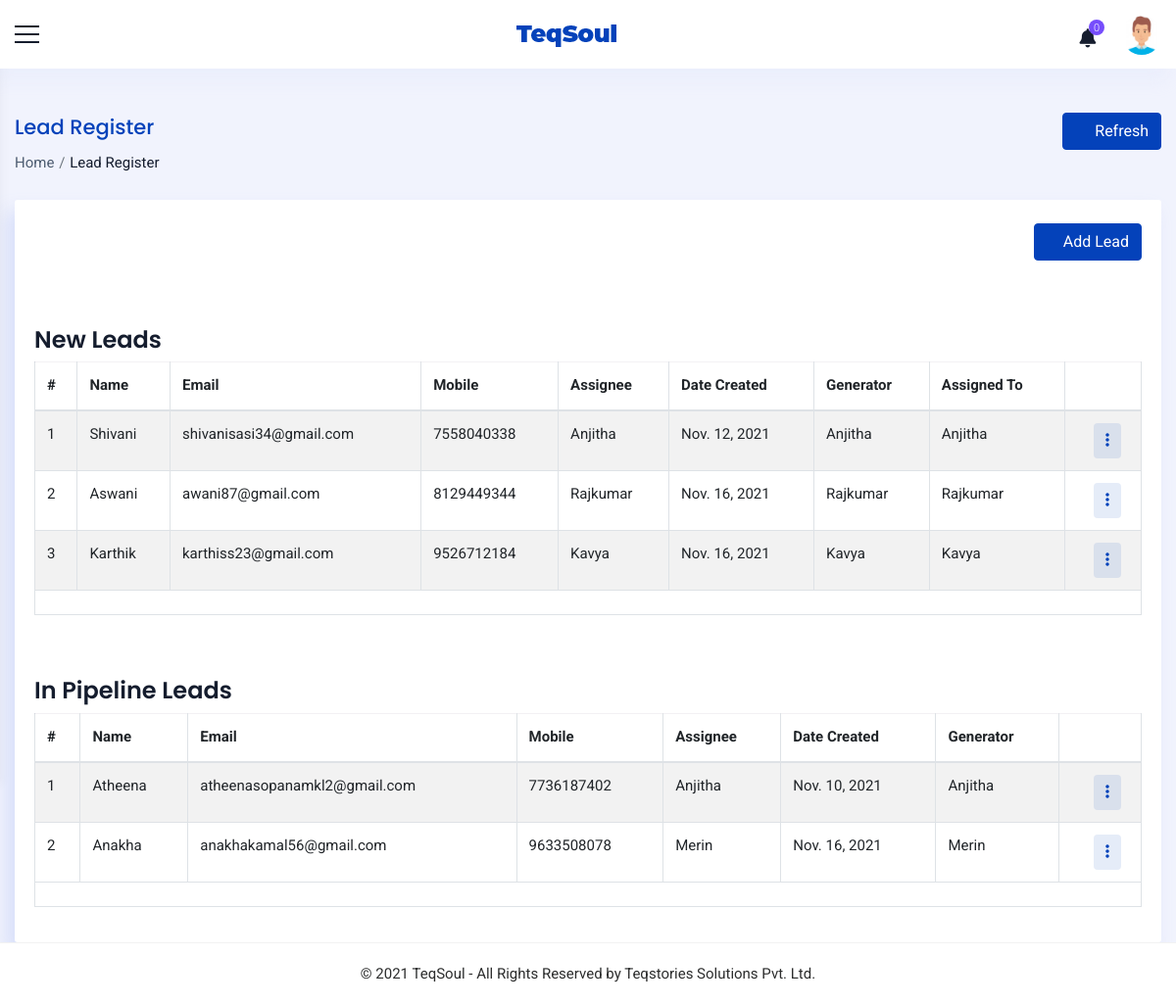
Screenshot of /sales/leads/ (signed in) with the database file from the repository.
### accounts/models.py (models this page shows, shortened)
class Staff(models.Model):
    value= (
    ('1', 'Operations'),
    ('2', 'Sales'),
    ('3', 'Trainer'),
    ('4', 'Admin'),
    ('5', 'Operations Manager'),
    ('6', 'Sales Manager'),
    ('7', 'Trainer Manager'),
    )
    user = models.OneToOneField(User,on_delete=models.CASCADE,null=True,blank=True)
    name = models.CharField(max_length=100,null=True, blank=True)
    empid = models.CharField(max_length=100,null=True, blank=True)
    mobile = models.CharField(max_length=10,null=True, blank=True)
    email = models.EmailField(max_length=200,null=True, blank=True)
    sex = models.CharField(max_length=10,null=True,choices=sex_choices, blank=True)
    dob = models.DateField(null=True, blank=True)
    doj = models.DateField(null=True, blank=True)
    blood_group = models.CharField(max_length=100,null=True, blank=True,choices=groups)
    house = models.CharField(max_length=100,null=True, blank=True)
    street =models.CharField(max_length=100,null=True, blank=True)
    street2 =models.CharField(max_length=100,null=True, blank=True)
    city = models.CharField(max_length=100,null=True, blank=True)
    state = models.CharField(max_length=100,null=True,choices=state, blank=True)
    pin = models.CharField(max_length=100,null=True,blank=True)
    stype = models.CharField(max_length=100,null=True,choices=value, blank=True)
    status = models.CharField(max_length=20,choices=(('Active','Active'),('Inactive','Inactive')),default='Active')
    profile_pic = models.ImageField(null=True, blank=True,upload_to='images/dp/',default='accounts/static/images/user3.png')
    facebook = models.CharField(max_length=1000, null=True, blank=True)
    linkedin = models.CharField(max_length=1000, null=True, blank=True)
    instagram = models.CharField(max_length=1000, null=True, blank=True)
    approval = models.BooleanField(null=True, blank=True, default=False)
    def __str__(self):
        return self.name
    class Meta:
        unique_together = [['name']]

class Lead(models.Model):
    name = models.CharField(max_length=100,null=True, blank=True)
    email = models.EmailField(max_length=200,null=True,blank=True)
    mobile = models.CharField(max_length=10,null=True,blank=True)
    sex = models.CharField(max_length=10,null=True,choices=sex_choices,blank=True,default="Male")
    generator = models.ForeignKey(Staff,on_delete=models.CASCADE, blank=True,null=True,related_name='representative')
    assigned_to = models.ForeignKey(Staff,on_delete=models.CASCADE, blank=True,null=True,related_name='assigned_to',limit_choices_to=(Q(stype='2')|Q(stype='6')|Q(stype='4')))
    created_on = models.DateField(null=True, blank=True)
    status = models.CharField(max_length=100,null=True, blank=True,choices=levels,default="New")
    lms = models.BooleanField(default = False)
    approval = models.CharField(max_length=100,null=True, blank=True,choices=approval_choices)
    to_be_approved_by = models.ForeignKey(Staff,on_delete=models.CASCADE, blank=True,null=True)

### accounts/views.py (the view, shortened to what this page needs)
# urls.py: path('sales/leads/',Leads.as_view(),name='view_leads'),
class Leads(View):
    def get(self, request):
        x = SalesOperation(request)
        if x == True:
            staff = Staff.objects.get(user=request.user)
            notify = Notifications(staff)
            count = CountNotifications(notify)
            if staff.stype == '4' or staff.stype == '6':
                new = Lead.objects.filter(status="New")
                pipe = Lead.objects.filter(status="In Pipeline")
            else:
                new = Lead.objects.filter(status="New",assigned_to=staff)
                pipe = Lead.objects.filter(status="In Pipeline",assigned_to=staff)
            page = Pagination(request,new,10)
            pages = Pagination(request,pipe,10)
            form = LeadCreateForm()
            context={'count':count,'notify':notify,'staff':staff,'form':form,'new':page,'pipe':pages}
            return render(request,'sales/leads.html',context)
        else:
            if request.user.is_authenticated:
                return render(request,'messages/common/permission_error.html')
            else:
                return redirect('home')

### accounts/functions.py (called while the page is built)
def Pagination(request,object,count):
    p = Paginator(object,count)
    page_num = request.GET.get('page',1)
    try:
        page = p.page(page_num)
    except EmptyPage:
        page = p.page(1)
    return (page)

def SalesOperation(request):
    user = request.user
    if user.is_authenticated:
        try:
            staff = Staff.objects.get(user=user)
            if staff.stype == '6' or staff.stype=='4' or staff.stype== '5' or staff.stype== '2':
                return (True)
            else:
                return (False)
        except:
            return (False)
    else:
        return (False)

def Notifications(staff):
    notifications = Notification.objects.filter(user1=staff,status='2').order_by('-date').order_by('-time')
    return notifications

def CountNotifications(notifications):
    count = 0
    for i in notifications:
        count = count +1
    return count

### accounts/templates/sales/leads.html (shortened to what this page needs)
{% extends 'common/main.html' %}
{% load static %}
{% block content %}
{% include 'common/header.html' %}
<div class="container_full">
    <div class="content_wrapper bg_homebefore inner-wrapper tables-sec">
        <div class="container-fluid">
            <div class="breadcrumbbar">
                <div class="row">
                  <div class="col-md-8 col-lg-8">
                    <h4 class="page-title">Lead Register</h4>
                    <div class="breadcrumb-list">
                      <ol class="breadcrumb">
                        <li class="breadcrumb-item"><a href="{% url 'home' %}">Home</a></li>
                        <li class="breadcrumb-item active" aria-current="page">Lead Register</li>
                      </ol>
                    </div>
                  </div>
                  <div class="col-md-4 col-lg-4 mr-0">
                    <div class="widgetbar">
                        <button class="btn btn-primary" onclick="window.location.reload()"><i class="ti ti-reload mr-2"></i>Refresh</button>
                    </div>
                  </div>
                </div>
              </div>
        <div class="row ">
            <div class="col-12">
              <div class="card">
                <p class=" text-right">
                  <button class="btn btn-primary my-1" type="button" data-toggle="collapse" data-target="#collapseExample" aria-expanded="false" aria-controls="collapseExample"><i class="ti ti-plus"></i> Add Lead</button>
              </p>
                <div class="collapse" id="collapseExample">
                                {% load widget_tweaks %}
                </div><br><br>
                <h4 class="m-t-0 header-title">New Leads</h4>
                <div class="table-responsive">
                <table id="demo-foo-filtering" class="table table-striped table-bordered toggle-circle m-b-0" >
                  <thead>
                    <tr>
                      <th>#</th>
                      <th>Name</th>
                      <th>Email</th>
                      <th>Mobile</th>
                      <th>Assignee</th>
                      <th>Date Created</th>
                      {% if staff.stype == '4' or staff.stype == '5' or staff.stype == '6' %}
                      <th>Generator</th>
                      <th>Assigned To</th>
                      {% endif %}
                      <th class="text-right"></th>
                    </tr>
                  </thead>
                  <tbody>
                    {% for i in new %}
                    <tr>
                        <td>{{forloop.counter}}</td>
                      <td>{{i.name}}</td>
                      <td>{{i.email}}</td>
                      <td>{{i.mobile}}</td>
                      <td>{{i.assigned_to}}</td>
                      <td>{{i.created_on}}</td>
                      {% if staff.stype == '4'  or staff.stype == '6' %}
                      <td>{{i.generator}}</td>
                      <td>{{i.assigned_to}}</td>
                      {% endif %}
                      <td class="text-right">
                        <div class="btn-group mr-2">
                          <div class="dropdown">
                            <button class="btn btn-round btn-primary-rgba" type="button" id="CustomdropdownMenuButton4" data-toggle="dropdown" aria-haspopup="true" aria-expanded="false"><i class="fas fa-ellipsis-v"></i></button>
                          </div>
                        </div>
                      </td>
                      {% empty %}
                      <td colspan="9">No new leads to show.</td>
                    </tr>
                    {% endfor %}
                  </tbody>
                  <tfoot>
                    <tr class="active">
                      <td colspan="9"></td>
                    </tr>
                  </tfoot>
                </table></div><br><br>
                <h4 class="m-t-0 header-title">In Pipeline Leads</h4>
                <div class="table-responsive">
                <table id="demo-foo-filtering" class="table table-striped table-bordered toggle-circle m-b-0" >
                  <thead>
                    <tr>
                        <th>#</th>
                        <th>Name</th>
                        <th>Email</th>
                        <th>Mobile</th>
                        <th>Assignee</th>
                        <th>Date Created</th>
                        {% if staff.stype == '4' or staff.stype == '5' or staff.stype == '6' %}
                        <th>Generator</th>
                        {% endif %}
                        <th class="text-right"></th>
                      </tr>
                  </thead>
                  <tbody>
                    {% for i in pipe %}
                    <tr>
                        <td>{{forloop.counter}}</td>
                      <td>{{i.name}}</td>
                      <td>{{i.email}}</td>
                      <td>{{i.mobile}}</td>
                      <td>{{i.assigned_to}}</td>
                      <td>{{i.created_on}}</td>
                      {% if staff.stype == '4' or staff.stype == '5' or staff.stype == '6' %}
                      <td>{{i.generator}}</td>
                      {% endif %}
                      <td class="text-right">
                        <div class="btn-group mr-2">
                          <div class="dropdown">
                            <button class="btn btn-round btn-primary-rgba" type="button" id="CustomdropdownMenuButton4" data-toggle="dropdown" aria-haspopup="true" aria-expanded="false"><i class="fas fa-ellipsis-v"></i></button>
                          </div>
                        </div>
                      </td>
                      {% empty %}
                      <td colspan="9">No in pipeline leads to show.</td>
                    </tr>
                    {% endfor %}
                  </tbody>
                  <tfoot>
                    <tr class="active">
                      <td colspan="9"></td>
                    </tr>
                  </tfoot>
                </table>
                </div>
              </div>
            </div>
          </div>
          </div>
        </div>
        {% include 'common/footer.html' %}
    </div>
</div>
{% endblock %}

### accounts/templates/common/header.html (shortened to what this page needs)
{% load static %}
<div class="header-bg">
    <header class="main-header">
      <div class="container_header phone_view border_top_bott">
        <div class="row">
          <div class="col-md-12 d-flex justify-content-between align-items-center">
            <div class="menu-icon"> <a href="javascript:void(0)" class="menu-toggler sidebar-toggler"></a> </div>
            <div class="logo d-flex align-items-center justify-content-center"> <a href="javascript:void(0)"> <strong
                  class="logo_icon"> <img src="{% static 'images/small-logo.png' %}" alt=""> </strong>  </a> </div>
            <div class="right_detail">
              <div class="row d-flex align-items-center justify-content-end">
                <div class="col-xl-12 col-12 d-flex justify-content-end">
                  <div class="right_bar_top d-flex align-items-center">
                    {% if staff %}
                        {% include 'common/notifications.html' %}
                        <div class="dropdown dropdown-user"> <a href="javascript:void(0)" class="dropdown-toggle"
                            data-toggle="dropdown" data-hover="dropdown" data-close-others="true" aria-expanded="true"> <img
                              class="img-circle pro_pic" src="{{staff.profile_pic.url}}" alt="{{staff.name}}"> </a>
                        </div>
                    {% endif %}
                  </div>
                </div>
              </div>
            </div>
          </div>
        </div>
      </div>
    </header>
  </div>

### static/css/style.css (style rules this page uses)
* { margin: 0; padding: 0; }
body { font-family: 'Roboto', sans-serif; font-size: 15px; line-height: 1.57143; font-weight: 400; color: #2d2e2e; }
h1, h2, h3, h4, h5, h6 { font-family: Poppins, sans-serif; margin-top: 0; font-weight: 600; color: #151d2e; }
a { color: #2d2e2e; transition: all 0.3s ease 0s; }
a, a:hover, a:active, a:focus { outline: none; text-decoration: none; }
i { transition: all 0.4s ease-in-out 0s; }
.img-circle { border-radius: 50%; }
.table td, .table th { border-top: 1px solid rgba(82, 63, 105, 0.07) !important; }
.btn-primary { color: #ffffff; background-color: #0442ba; border-color: #0442ba; box-shadow: none; }
.container_full { background: #f1f3fd; margin-top: 70px; position: relative; min-height: calc(100vh - 133px); overflow-x: hidden; }
.content_wrapper { margin-left: 0; margin-right: 0px; margin-top: 0; min-height: 600px; padding: 25px 0px 0px 0px; position: relative; }
.bg_homebefore { position: relative; }
.content_wrapper { padding-top: 25px; transition: all 0.3s; margin-left: 0px; }
.card { border-radius: 3px; background-color: #ffffff; box-shadow: -8px 12px 18px 0 rgba(209, 218, 249, 0.8); border: none; }
.breadcrumbbar { margin: 20px 0 25px; padding: 0; background-color: transparent; border-radius: 3px; }
.breadcrumbbar .page-title { color: #0442ba; font-size: 21px; font-weight: 500; line-height: 30px; margin-bottom: 10px; }
.breadcrumbbar .breadcrumb-list { text-align: left; }
.breadcrumbbar .breadcrumb { margin: 0; padding: 0; display: inline-flex; background-color: transparent; }
.breadcrumbbar .breadcrumb .breadcrumb-item a { color: #4e5d71; }
.breadcrumbbar .breadcrumb .breadcrumb-item.active { color: #151d2e; }
.breadcrumbbar .breadcrumb-item + .breadcrumb-item { padding-left: 0.3rem; }
.breadcrumbbar .breadcrumb-item + .breadcrumb-item::before { padding-right: 0.3rem; }
.breadcrumbbar .widgetbar { text-align: right; }
.btn-primary-rgba { background-color: rgba(4, 66, 186, 0.1); border: none; color: #0442ba; }
.tables-sec .card { padding: 20px; }
.table thead th { vertical-align: bottom; border-bottom: 2px solid #dee2e6; border-top: none; }

### rows the page displays
Staff: profile_pic (picture)
Lead: name "Shivani", email "shivanisasi34@gmail.com", mobile "7558040338", assigned_to "Anjitha", created_on "Nov. 12, 2021", generator "Anjitha"
Lead: name "Aswani", email "awani87@gmail.com", mobile "8129449344", assigned_to "Rajkumar", created_on "Nov. 16, 2021", generator "Rajkumar"
Lead: name "Karthik", email "karthiss23@gmail.com", mobile "9526712184", assigned_to "Kavya", created_on "Nov. 16, 2021", generator "Kavya"
Lead: name "Atheena", email "atheenasopanamkl2@gmail.com", mobile "7736187402", assigned_to "Anjitha", created_on "Nov. 10, 2021", generator "Anjitha"
Lead: name "Anakha", email "anakhakamal56@gmail.com", mobile "9633508078", assigned_to "Merin", created_on "Nov. 16, 2021", generator "Merin"

### other values shown
{{ count }} "0"
